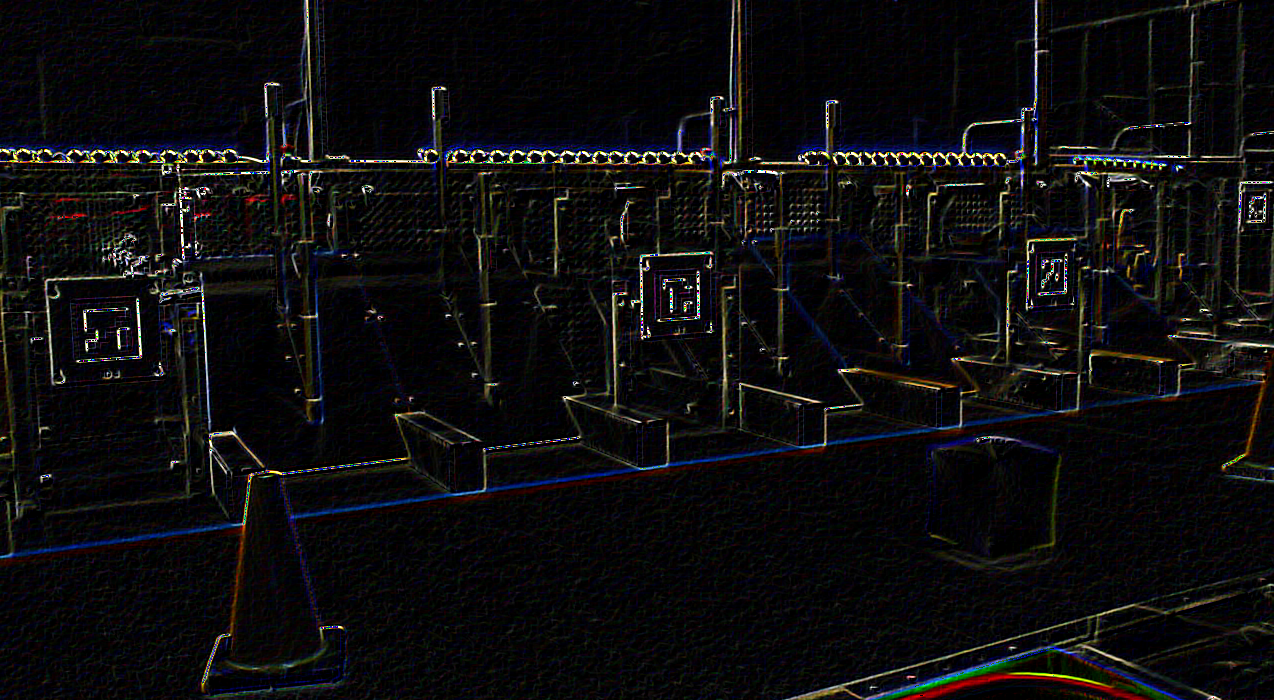
#> input picture Cone and Cube detector/edgedetection.png, 1274 x 700 px, given in place of the camera
$ python Cube_Detector.py
#> lines starting #> are read from the running program, lines starting #| are printed output that depends on the picture
### Cone and Cube detector/functions.py
import cv2
import numpy as np
import math


def maskGenerator(img,lower_color,higher_color):
    mask=cv2.cvtColor(img,cv2.COLOR_BGR2HSV)
    mask=cv2.blur(mask,(5,5))
    mask=cv2.inRange(mask,lower_color,higher_color)
    kernel=cv2.getStructuringElement(cv2.MORPH_RECT,(3,3))
    mask=cv2.erode(mask,kernel,iterations=10)
    mask=cv2.dilate(mask,kernel,iterations=10)
    return mask


def convexHull(contours):
    ConvexHull=[cv2.convexHull(contour) for contour in contours]
    return ConvexHull


def filter_out_contours_that_doesnot_look_like_square(contours):
    filteredContours=[]
    for contour in contours:
        x,y,w,h=cv2.boundingRect(contour)
        m=w/h#show how perfect the square i
        if m <1.3 and m >=1 :
            filteredContours.append(contour)
    return filteredContours


# [14 lines left out: functions find_biggest_contour, find_and_draw_center_of_target, not called in this run]


class Line:

    # [5 lines left out: function __init__, not called in this run]

    def length(self):
        return np.sqrt(pow(self.x2 - self.x1, 2) + pow(self.y2 - self.y1, 2))

    def angle(self):
        return math.degrees(math.atan2(self.y2 - self.y1, self.x2 - self.x1))

# [23 lines left out: function find_lines, not called in this run]

def in_hull(hull, p):
    return cv2.pointPolygonTest(hull, p, measureDist=False) > 0

### Cone and Cube detector/Cube_Detector.py

import cv2
import numpy as np
import functions as f

vid = cv2.VideoCapture(0)
while(vid.isOpened()):
    ret, frame = vid.read()
#> frame is the input picture: shape (700, 1274, 3); mean B, G, R 14.5, 13.3, 14.1
    if ret == True:
        lower_purple=np.array([106,80,0])
        higher_purple=np.array([166,220,255])
        mask=f.maskGenerator(frame,lower_purple,higher_purple)
#> in maskGenerator, `mask=cv2.cvtColor(img,cv2.COLOR_BGR2HSV)`: mask: shape (700, 1274, 3); mean H, S, V 74.4, 181.6, 21.7
#> in maskGenerator, `mask=cv2.blur(mask,(5,5))`: mask: shape (700, 1274, 3); mean H, S, V 74.4, 181.6, 21.7
#> in maskGenerator, `mask=cv2.inRange(mask,lower_color,higher_color)`:
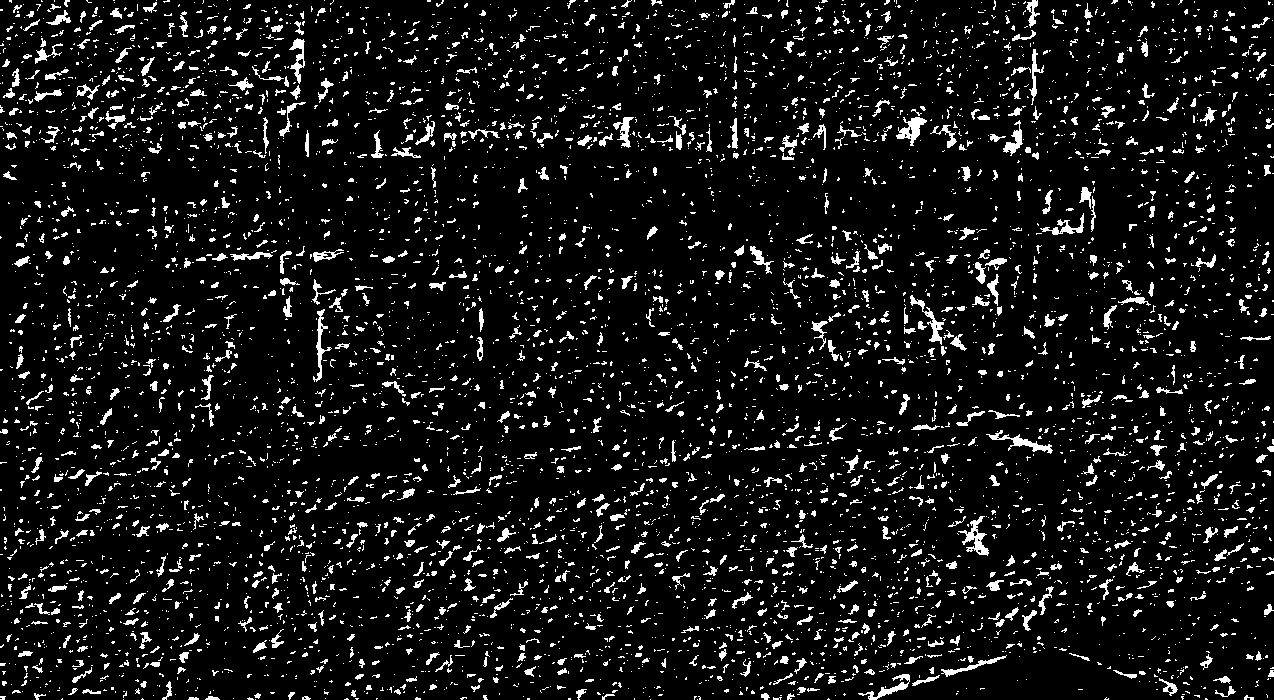
#> mask: shape (700, 1274); 8.3% white in thin lines or dots
#> in maskGenerator, `mask=cv2.erode(mask,kernel,iterations=10)`: mask: shape (700, 1274); every value is 0
        contours,hierarchy=cv2.findContours(mask,cv2.RETR_TREE,cv2.CHAIN_APPROX_SIMPLE)
#> contours = []
        contours=f.convexHull(contours)
        contours=f.filter_out_contours_that_doesnot_look_like_square(contours)
        if len(contours) >0:#to make sure the porgram doesn't crash if camers sees no target.
            biggest_contour=f.find_biggest_contour(contours)
            center=f.find_and_draw_center_of_target(frame,biggest_contour)
        cv2.imshow("Camera Voew",frame)
        # the 'q' button is set for break (incase something bad happens)
        #55 is each frame will be shown in screen for 55 miliseconds
        if cv2.waitKey(55) & 0xFF == ord('q'):
#> (key q is pressed here)
            break

vid.release()
# Destroy all the windows
cv2.destroyAllWindows()
